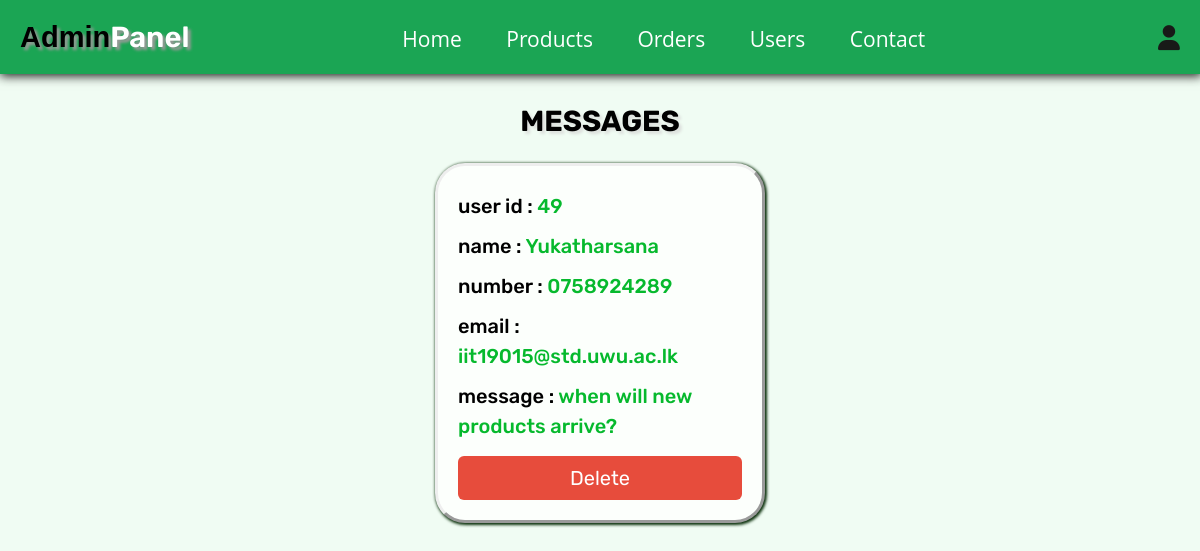
Screenshot of /admin_contacts.php (signed in) with the database file from the repository.
### tables this page shows
CREATE TABLE `message` (
  `id` int(100) NOT NULL,
  `user_id` int(100) NOT NULL,
  `name` varchar(100) NOT NULL,
  `email` varchar(100) NOT NULL,
  `number` varchar(12) NOT NULL,
  `message` varchar(500) NOT NULL
);

### admin_contacts.php (the view, shortened to what this page needs)
<?php
@include 'config.php';
?>
<!DOCTYPE html>
<html lang="en">
<head>
   <link rel="stylesheet" href="https://cdnjs.cloudflare.com/ajax/libs/font-awesome/6.1.1/css/all.min.css">
   <link rel="stylesheet" href="css/cssstyle.css">
</head>
<body>
<?php include 'admin_header.php'; ?>
<section class="messages">
   <h1 class="title">messages</h1>
   <div class="box-container">
   <?php
      $select_message = $conn->prepare("SELECT * FROM `message`");
      $select_message->execute();
      if($select_message->rowCount() > 0){
         while($fetch_message = $select_message->fetch(PDO::FETCH_ASSOC)){
   ?>
   <div class="box">
      <p> user id : <span><?= $fetch_message['user_id']; ?></span> </p>
      <p class="name"> name : <span><?= $fetch_message['name']; ?></span> </p>
      <p> number : <span><?= $fetch_message['number']; ?></span> </p>
      <p> email : <span><?= $fetch_message['email']; ?></span> </p>
      <p> message : <span><?= $fetch_message['message']; ?></span> </p>
      <a href="admin_contacts.php?delete=<?= $fetch_message['id']; ?>" onclick="return confirm('delete this message?');" class="delete-btn">delete</a>
   </div>
   <?php
         }
      }else{
         echo '<p class="empty">you have no messages!</p>';
      }
   ?>
   </div>
</section>
</body>
</html>

### css/cssstyle.css (style rules this page uses)
.messages .box-container { display: grid; grid-template-columns: repeat(auto-fit, 33rem); gap: 1.5rem; align-items: flex-start; justify-content: center; }
.messages .box-container .box { box-shadow: 1px 1px 3px 1px rgb(8, 46, 8); background-color: var(--white); border-radius: 3rem; padding: 2rem; background-color: rgb(252, 255, 252); padding: 20px; border-style: outset; }
.messages .box-container .box p { line-height: 1.5; padding: 0.5rem 0; font-size: 2rem; color:black; font-weight: 500; }
.messages .box-container .box p span { color: rgb(6, 185, 45); font-weight: 500; }

### css/components.css (style rules this page uses)
:root { --green: rgb(38, 173, 95); --orange: #f39c12; --red: #e74c3c; --black: #333; --light-color: #666; --white: #fff; --light-bg: #f6f6f6; --border: 0.2rem solid var(--black); --box-shadow: 0 0.5rem 1rem rgba(0, 0, 0, 0.1); --text-decoration: none; }
* { font-family: "Rubik", sans-serif; margin: 0; padding: 0; box-sizing: border-box; outline: none; border: none; text-decoration: none; color: var(--black); }
body { background-color: rgb(240, 252, 243); }
html { font-size: 62.5%; overflow-x: hidden; scroll-behavior: smooth; scroll-padding-top: 6.5rem; }
section { padding: 3rem 2rem; max-width: 1200px; margin: 0 auto; }
.btn, .delete-btn, .option-btn { display: block; margin-top: 1rem; border-radius: 0.6rem; color: var(--white); font-size: 2rem; padding: 10px; text-transform: capitalize; cursor: pointer; text-align: center; }
.delete-btn { background-color: var(--red); }
.title { text-align: center; margin-bottom: 2.5rem; text-transform: uppercase; color:rgb(0, 0, 0); font-size: 2.9rem; text-shadow: 3px 3px 3px #dde0dd; }

### rows the page displays
message: user "49", name "Yukatharsana", number "0758924289", email "iit19015@std.uwu.ac.lk", message "when will new products arrive?"
